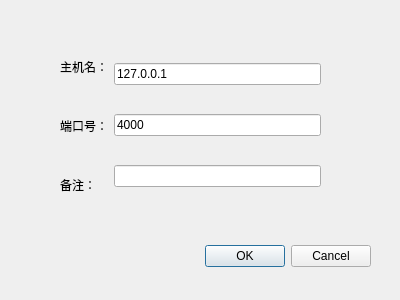
<?xml version="1.0" encoding="UTF-8"?>
<ui version="4.0">
 <class>HighSettings</class>
 <widget class="QDialog" name="HighSettings">
  <property name="geometry">
   <rect>
    <x>0</x>
    <y>0</y>
    <width>400</width>
    <height>300</height>
   </rect>
  </property>
  <property name="windowTitle">
   <string>Dialog</string>
  </property>
  <widget class="QDialogButtonBox" name="buttonBox">
   <property name="geometry">
    <rect>
     <x>30</x>
     <y>240</y>
     <width>341</width>
     <height>32</height>
    </rect>
   </property>
   <property name="orientation">
    <enum>Qt::Orientation::Horizontal</enum>
   </property>
   <property name="standardButtons">
    <set>QDialogButtonBox::StandardButton::Cancel|QDialogButtonBox::StandardButton::Ok</set>
   </property>
  </widget>
  <widget class="QWidget" name="horizontalLayoutWidget">
   <property name="geometry">
    <rect>
     <x>60</x>
     <y>40</y>
     <width>261</width>
     <height>171</height>
    </rect>
   </property>
   <layout class="QHBoxLayout" name="horizontalLayout">
    <item>
     <layout class="QVBoxLayout" name="verticalLayout">
      <item>
       <widget class="QLabel" name="label">
        <property name="text">
         <string>主机名：</string>
        </property>
       </widget>
      </item>
      <item>
       <widget class="QLabel" name="label_3">
        <property name="text">
         <string>端口号：</string>
        </property>
       </widget>
      </item>
      <item>
       <widget class="QLabel" name="label_2">
        <property name="text">
         <string>备注：</string>
        </property>
       </widget>
      </item>
     </layout>
    </item>
    <item>
     <layout class="QVBoxLayout" name="verticalLayout_2">
      <item>
       <widget class="QLineEdit" name="ipedit">
        <property name="text">
         <string>127.0.0.1</string>
        </property>
       </widget>
      </item>
      <item>
       <widget class="QLineEdit" name="portedit">
        <property name="text">
         <string>4000</string>
        </property>
       </widget>
      </item>
      <item>
       <widget class="QLineEdit" name="lineEdit_3"/>
      </item>
     </layout>
    </item>
   </layout>
  </widget>
 </widget>
 <resources/>
 <connections>
  <connection>
   <sender>buttonBox</sender>
   <signal>accepted()</signal>
   <receiver>HighSettings</receiver>
   <slot>accept()</slot>
   <hints>
    <hint type="sourcelabel">
     <x>248</x>
     <y>254</y>
    </hint>
    <hint type="destinationlabel">
     <x>157</x>
     <y>274</y>
    </hint>
   </hints>
  </connection>
  <connection>
   <sender>buttonBox</sender>
   <signal>rejected()</signal>
   <receiver>HighSettings</receiver>
   <slot>reject()</slot>
   <hints>
    <hint type="sourcelabel">
     <x>316</x>
     <y>260</y>
    </hint>
    <hint type="destinationlabel">
     <x>286</x>
     <y>274</y>
    </hint>
   </hints>
  </connection>
 </connections>
</ui>
